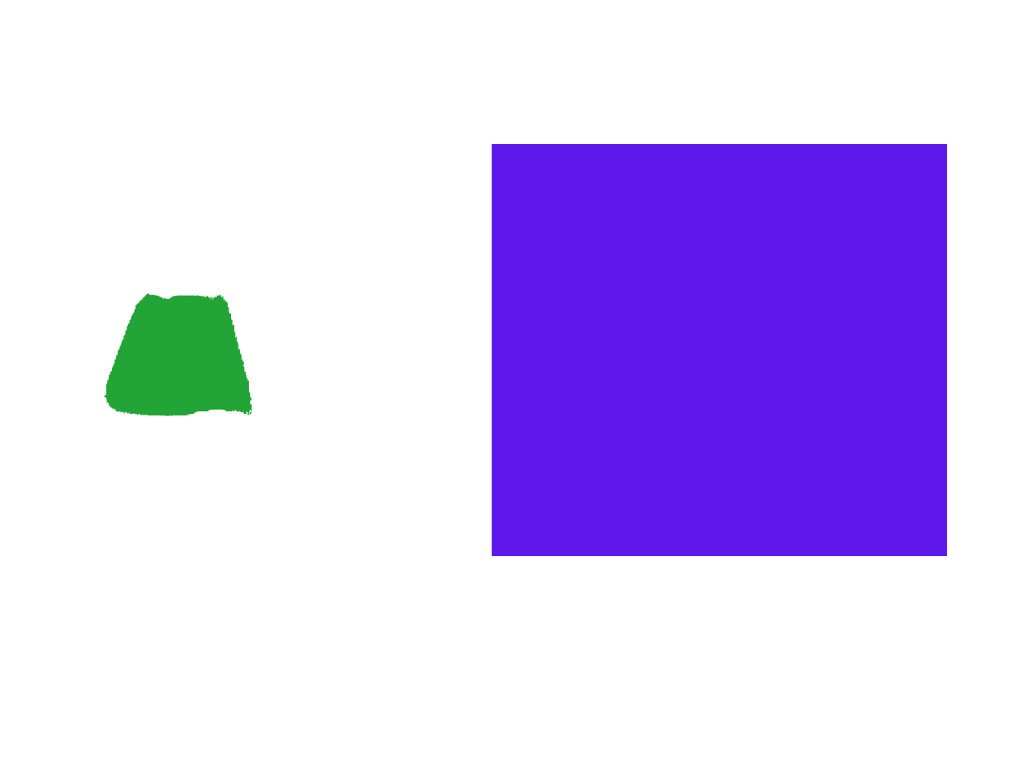
#> input picture src/datasets/measure.png, 1024 x 768 px
$ python dimensions_img_figures.py   (older library calls are emulated)
#> lines starting #> are read from the running program, lines starting #| are printed output that depends on the picture; after the words box and inside, x2 and y2 are one past the last pixel; in counts of white or black regions, pixels touching at a corner belong together
import cv2
import imutils
import numpy as np
from imutils import contours
from imutils import perspective
from scipy.spatial import distance as dist

class DimensionsImgFigures:
  def __init__(self, pathToImage, widthReference, output_path):
#> called with pathToImage = './datasets/measure.png', widthReference = 40.6, output_path = 'outputs'
    try:
      self.image = cv2.imread(pathToImage)
#> self.image is the input picture: shape (768, 1024, 3); mean B, G, R 246.6, 198, 212.6
      self.widthReference = widthReference
      self.output_path = output_path
    except Exception as e:
      print(e)

  def start_analyze(self):
    try:
      self._prepare_image_to_find_edges()
      self._get_contours()
      self._draw_measures_in_image()
    except Exception as e:
      print(e)

  def _prepare_image_to_find_edges(self):
    """
    Prepara la imagen para encontrar bordes mediante un proceso de filtrado y detección de bordes.

    Args:
        image (numpy.ndarray): Imagen de entrada en formato NumPy array.

    Returns:
        numpy.ndarray: Imagen con bordes detectados.
    """
    gray = cv2.cvtColor(self.image, cv2.COLOR_BGR2GRAY)
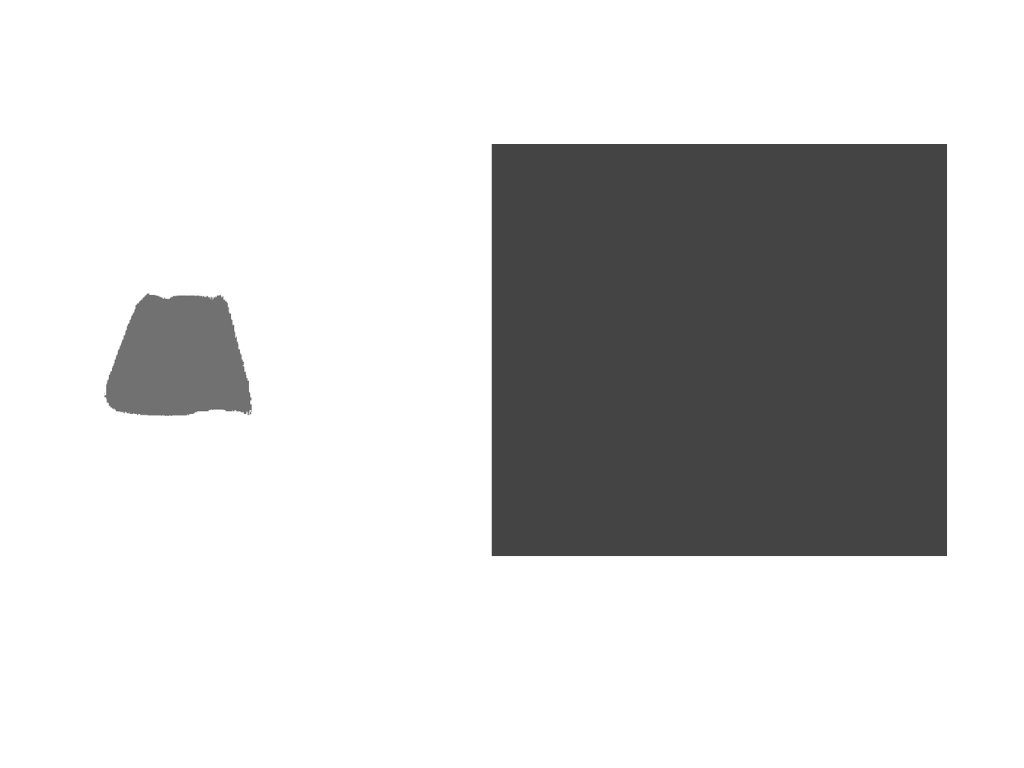
#> gray: shape (768, 1024); min 68, max 255, mean 207.8
    gray = cv2.GaussianBlur(gray, (7, 7), 0)
    edge = cv2.Canny(gray, 50, 100)
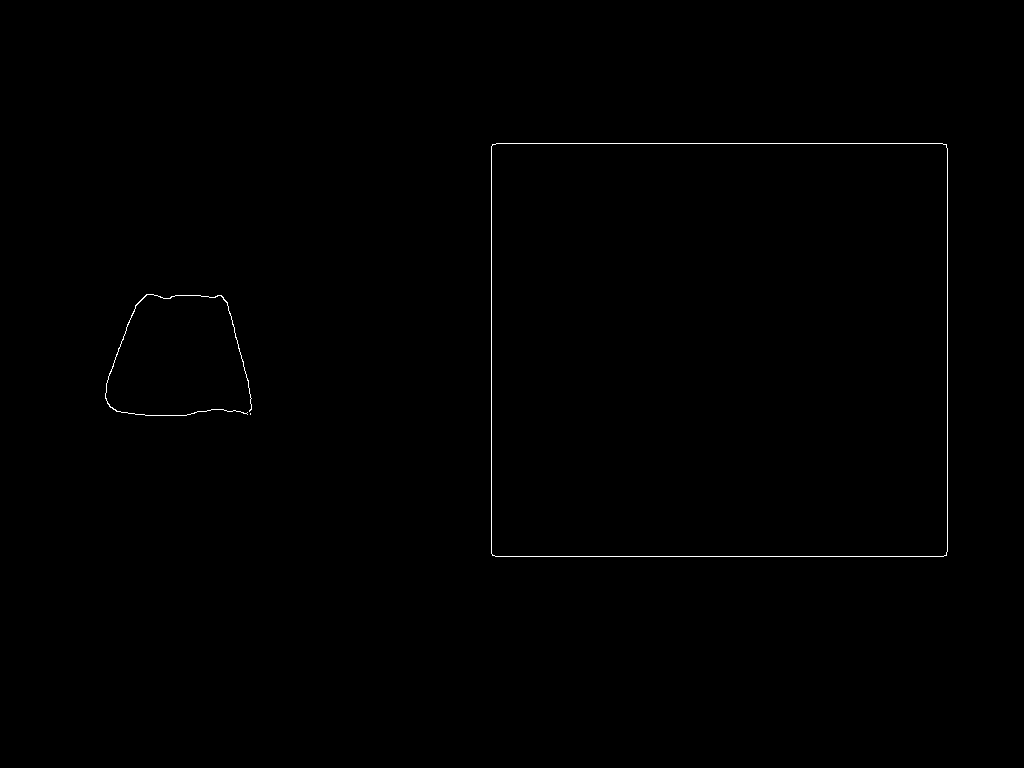
#> edge: shape (768, 1024); 0.28% white in thin lines or dots, all inside (x1, y1, x2, y2) = (105, 143, 948, 557)
    edge = cv2.dilate(edge, None, iterations=1)
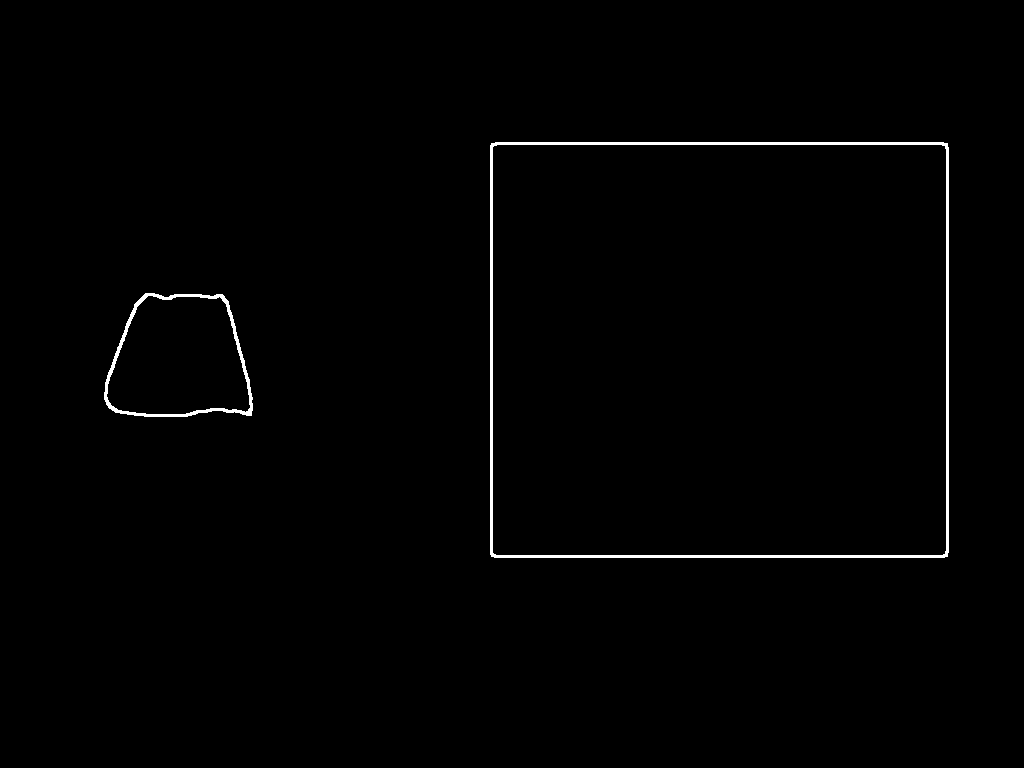
#> edge: shape (768, 1024); 0.87% white; 2 white regions, box (x1, y1, x2, y2) and area: (490, 142, 949, 558) 5206, (104, 293, 253, 417) 1618
    edge = cv2.erode(edge, None, iterations=1)
    self.edges = edge

  def _get_contours(self):
    """
    Encuentra y ordena los contornos en la imagen.

    Args:
        edges (numpy.ndarray): Imagen con bordes detectados.

    Returns:
        list: Lista de contornos ordenados.
    """
    cnts = cv2.findContours(self.edges.copy(), cv2.RETR_EXTERNAL, cv2.CHAIN_APPROX_SIMPLE)
#> cnts = 2 contours; box (x1, y1, x2, y2) and area: (491, 143, 948, 557) 188302, (105, 294, 252, 416) 14164
    cnts = imutils.grab_contours(cnts)
    (cnts, _) = contours.sort_contours(cnts)
    self.contours = cnts
#> self.contours has the same summary as cnts

  def _draw_measures_in_image(self):
    """
    Dibuja las medidas de los objetos detectados en la imagen.

    Args:
        image (numpy.ndarray): Imagen image_copyinal.
        cnts (list): Lista de contornos ordenados.
        widthReference (float): Ancho de referencia para calcular la escala.
    """
    pixelsPerMetric = None
    for i, contour in enumerate(self.contours):
        if cv2.contourArea(contour) < 100:  # Ignora contornos pequeños
          continue
        image_copy = self.image.copy()
        box = self._compute_bounding_box(contour)
        cv2.drawContours(image_copy, [box.astype("int")], -1, (0, 255, 0), 2)
        for (x, y) in box:
            # Dibuja los puntos image_copyinales
            cv2.circle(image_copy, (int(x), int(y)), 5, (0, 0, 255), -1)
            # Calcula y dibuja los puntos medios y las líneas entre ellos
            (tl, tr, br, bl) = box
            midPoints = []
            midPoints.append(self.midpoint(tl, tr))
            midPoints.append(self.midpoint(bl, br))
            midPoints.append(self.midpoint(tl, bl))
            midPoints.append(self.midpoint(tr, br))

            for coordinates in midPoints:
              self._draw_point(image_copy, coordinates, 5, (255, 0, 0), -1)

            self._draw_line(image_copy, midPoints[0], midPoints[1], (255, 0, 255), 2)
            self._draw_line(image_copy, midPoints[2], midPoints[3], (255, 0, 255), 2)

            # Calcula la distancia euclidiana entre los puntos medios
            dA = dist.euclidean(midPoints[0], midPoints[1])
            dB = dist.euclidean( midPoints[2], midPoints[3])

        if pixelsPerMetric is None:
            pixelsPerMetric = dB / self.widthReference

        dimA = dA / pixelsPerMetric
        dimB = dB / pixelsPerMetric

        cv2.putText(image_copy, "{:.1f} cm".format(dimA),
                    (int(midPoints[0][0] - 15), int(midPoints[0][1] - 10)), cv2.FONT_HERSHEY_SIMPLEX,
                    0.65, (0, 0, 0), 2)
        cv2.putText(image_copy, "{:.1f} cm".format(dimB),
                    (int(midPoints[3][0] + 10), int(midPoints[3][1])), cv2.FONT_HERSHEY_SIMPLEX,
                    0.65, (0, 0, 0), 2)
        output_filename = f"{self.output_path}/output_with_measures_{i}.png"
        cv2.imwrite(output_filename, image_copy)
#> this loop made 2 passes
#> (box, pixelsPerMetric, dimA, dimB, output_filename) on pass 1: ([[105, 293], [250, 293], [250, 414], [105, 414]], 3.57, 33.88, 40.6, 'outputs/output_with_measures_0.png')
#> (box, dimA, dimB, output_filename) on pass 2: ([[491, 143], [947, 143], [947, 556], [491, 556]], 115.6, 127.7, 'outputs/output_with_measures_1.png')
#> pass 1, in _draw_measures_in_image, `cv2.imwrite(output_filename, image_copy)`:
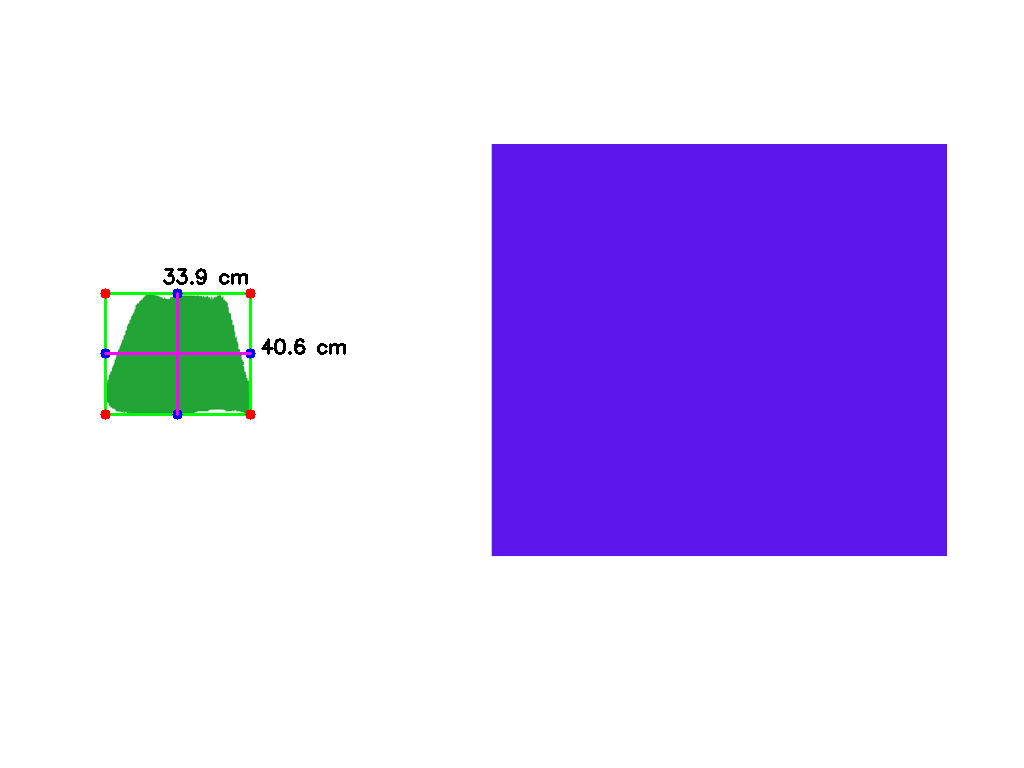
#> saved as output_with_measures_0.png: shape (768, 1024, 3); mean B, G, R 246, 197.3, 212
#> pass 2, in _draw_measures_in_image, `cv2.imwrite(output_filename, image_copy)`:
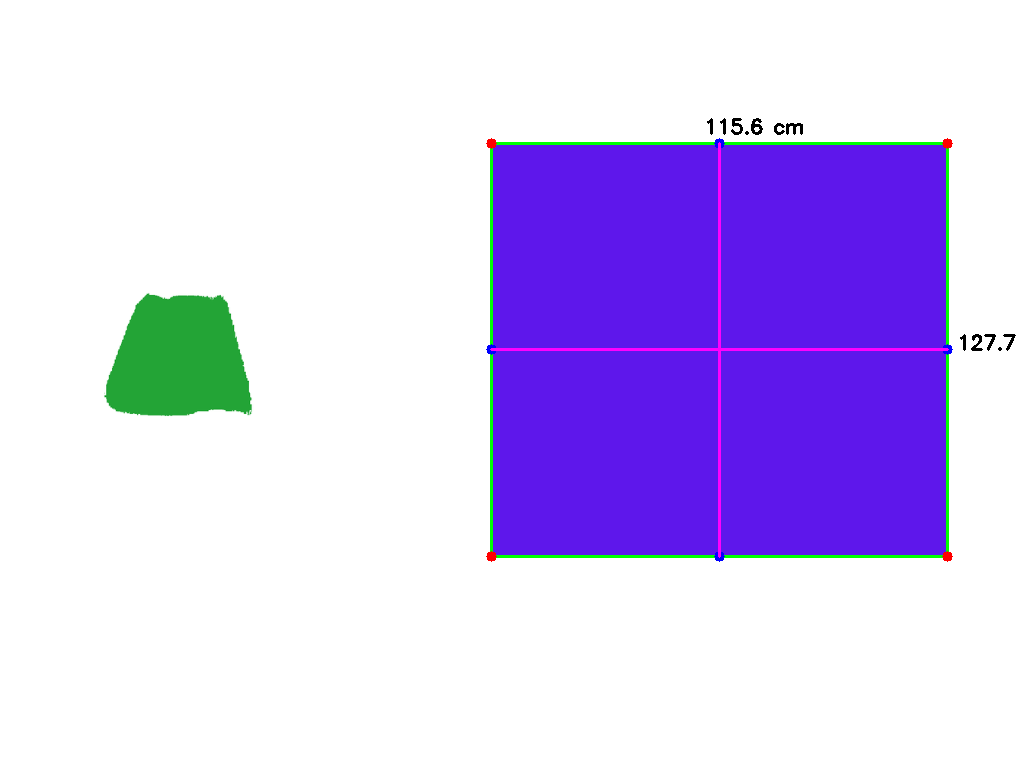
#> saved as output_with_measures_1.png: shape (768, 1024, 3); mean B, G, R 244.7, 198, 211.6
#> after the loop, pixelsPerMetric = 3.57

  def _draw_point(self, image, coordinates, rad_size, color, bold):
    cv2.circle(image, coordinates, rad_size, color, bold)

  def _draw_line(self, image, coordinatePointA, coordinatePointB, color, bold):
    cv2.line(image, (coordinatePointA), (coordinatePointB), color, bold)

  def _compute_bounding_box(self, contour):
    """
    Calcula el rectángulo delimitador de un contorno.

    Args:
        contour (numpy.ndarray): Contorno del objeto.

    Returns:
        numpy.ndarray: Puntos del rectángulo delimitador.
    """
    box = cv2.minAreaRect(contour)
    box = cv2.cv.BoxPoints(box) if imutils.is_cv2() else cv2.boxPoints(box)
    box = np.array(box, dtype="int")
    box = perspective.order_points(box)
    return box

  def midpoint(self, ptA, ptB):
    return (int((ptA[0] + ptB[0]) * 0.5), int((ptA[1] + ptB[1]) * 0.5))

instance = DimensionsImgFigures('./datasets/measure.png', 40.6, 'outputs')
instance.start_analyze()
